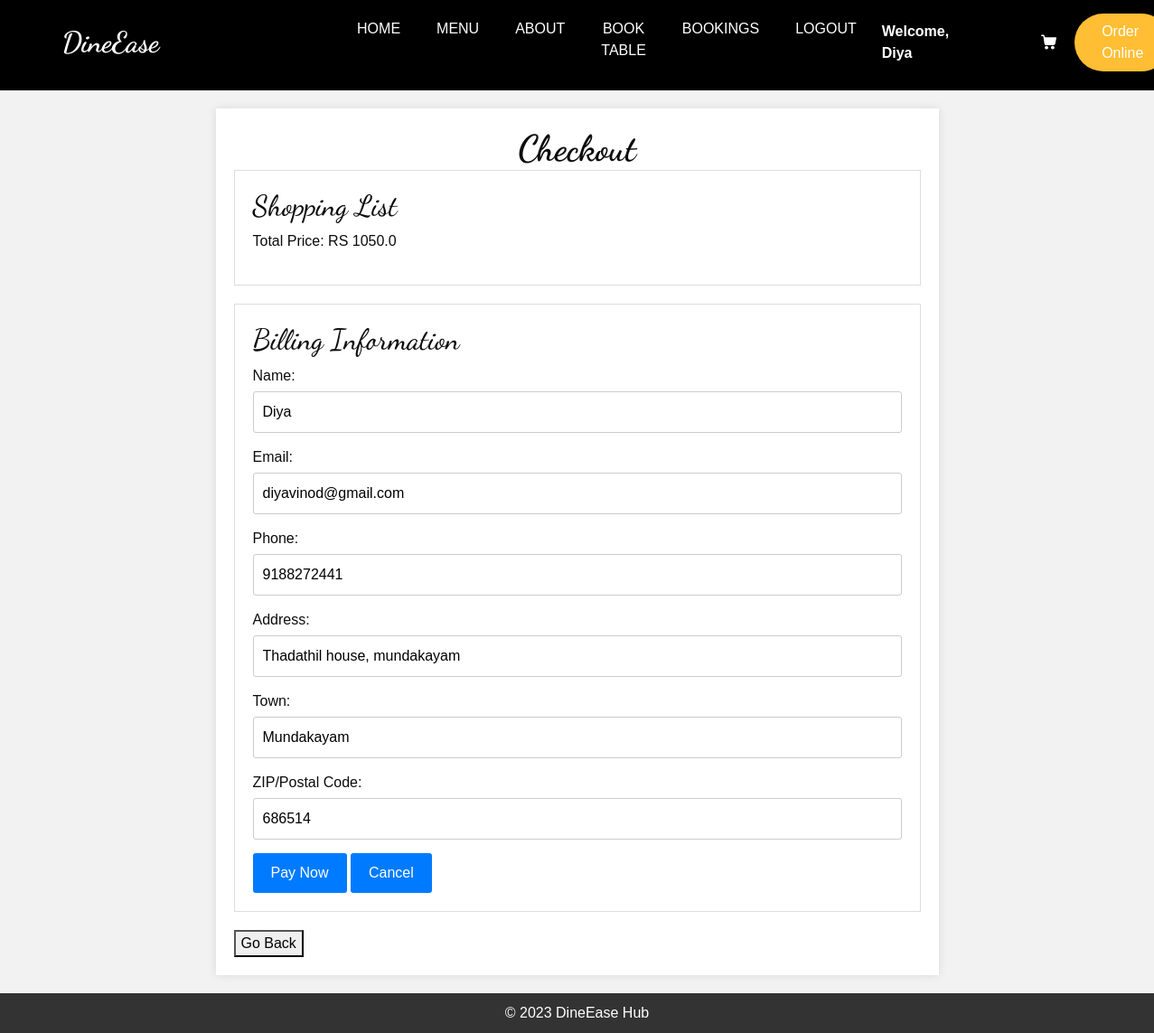
Screenshot of /checkout/ (signed in) with the database file from the repository.
### home/models.py (models this page shows, shortened)
class CustomUser(AbstractUser):
    CUSTOMER = 1
    EMPLOYEE = 2
    ROLE_CHOICE = (
        (CUSTOMER, 'CUSTOMER'),
        (EMPLOYEE, 'EMPLOYEE'),
    )
    username=None
    first_name = None
    last_name = None
    USERNAME_FIELD = 'email'
    name = models.CharField(max_length=50)
    email = models.EmailField(max_length=100, unique=True)
    phone = models.CharField(max_length=12, blank=True)
    password = models.CharField(max_length=128)
    role = models.IntegerField(choices=ROLE_CHOICE, blank=True, null=True,default='1')
    is_admin = models.BooleanField(default=False)
    is_staff = models.BooleanField(default=False)
    is_active = models.BooleanField(default=True)
    is_superadmin = models.BooleanField(default=False)
    REQUIRED_FIELDS = ['name', 'phone']
    objects = UserManager()

class BillingInformation(models.Model):
    user = models.ForeignKey(CustomUser, on_delete=models.CASCADE)
    address = models.TextField()
    town = models.CharField(max_length=50)
    zip_code = models.CharField(max_length=10)
    payment_status = models.BooleanField(default=True)
    amount = models.DecimalField(max_digits=8, decimal_places=2)
    menu = models.ManyToManyField(menus, blank=True)
    status = models.IntegerField(default=1)

### home/views.py (the view, shortened to what this page needs)
# urls.py: path('checkout/',checkout,name='checkout'),
@login_required
def checkout(request):
    if not request.user.is_authenticated:
        return redirect('login')  # Redirect to the login page if the user is not authenticated
    user = request.user
    cart_items = AddToCart.objects.filter(user=user)
    total_price = sum(item.menu.price * item.quantity for item in cart_items if item.status)
    try:
        billing_info = BillingInformation.objects.filter(user=user).latest('id')
    except BillingInformation.DoesNotExist:
        billing_info = None
    context = {
        'cart_items': cart_items,
        'total_price': total_price,
        'billing_info': billing_info,
    }
    return render(request, 'delAddress.html', context)

### templates/delAddress.html (shortened to what this page needs)
{% load static %}
<!DOCTYPE html>
<html lang="en">
<head>
  <link rel="stylesheet" type="text/css" href="{% static 'css/bootstrap.css' %}" />
  <link rel="stylesheet" type="text/css" href="https://cdnjs.cloudflare.com/ajax/libs/OwlCarousel2/2.3.4/assets/owl.carousel.min.css" />
  <link rel="stylesheet" href="https://cdnjs.cloudflare.com/ajax/libs/jquery-nice-select/1.1.0/css/nice-select.min.css" />
  <link href="{% static 'css/font-awesome.min.css' %}" rel="stylesheet" />
  <link href="{% static 'css/style.css' %}" rel="stylesheet" />
  <link href="{% static 'css/responsive.css' %}" rel="stylesheet" />
  <link rel="stylesheet" href="https://cdnjs.cloudflare.com/ajax/libs/font-awesome/7.0.0/css/all.min.css">
</head>
<body>
    <div class="hero">
        <header class="header_section">
          <div class="container">
            <nav class="navbar navbar-expand-lg custom_nav-container ">
              <a class="navbar-brand" href="{% url '' %}">
                <span>
                  DineEase
                </span>
              </a>
              <div class="collapse navbar-collapse" id="navbarSupportedContent">
                <ul class="navbar-nav  mx-auto ">
                  <li class="nav-item">
                    <a class="nav-link" href="{% url '' %}">Home </a>
                  </li>
                  <li class="nav-item">
                    <a class="nav-link" href="{% url 'menu' %}">Menu </a>
                  </li>
                  <li class="nav-item">
                    <a class="nav-link" href="{% url 'about' %}">About</a>
                  </li>
                  <li class="nav-item">
                    {% if user.is_authenticated %}
                    <li class="nav-item">
                      <a class="nav-link" href="{% url 'add_reservation' %}">Book Table</a>
                    </li>
                    <li class="nav-item">
                      <a class="nav-link" href="{% url 'booking_list'  %}">Bookings </a>
                    </li>
                    <li class="nav-item">
                      <a class="nav-link" href="{% url 'loggout' %}">Logout</a>
                       </li>
                       <a href="#" class="nav-item nav-link" style="color: white; font-weight: bold;">Welcome, {{user.name}}
                    {% else %}
                      <a class="nav-link" href="{% url 'login' %}">Login</a>
                    {% endif %}
                  </li>
                  </ul>
                <div class="user_option">
                  <a class="cart_link" href="{% url 'cart' %}">
                  </a>
                  <a href="" class="order_online">
                    Order Online
                  </a>
                </div>
              </div>
            </nav>
          </div>
        </header>
      </div>
    <main>
        <h1 style="font-weight:1000; text-align:center;">Checkout</h1>
        <section id="cart">
            <h2>Shopping List</h2>
            <p>Total Price: RS {{ total_price }}</p>
        </section>
        <section id="billing">
            <h2>Billing Information</h2>
            <form action="{% url 'checkout' %}" method="post">
                <label for="name">Name:</label>
                <input type="text" id="name" name="name" value="{{ user.name }}" readonly>
                <label for="email">Email:</label>
                <input type="email" id="email" name="email" value="{{ user.email }}" readonly>
		            <label for="phone">Phone:</label>
                <input type="text" id="text" name="text" value="{{ user.phone }}" readonly>
                <label for="address">Address:</label>
                <input type="text" id="address" name="address" required value="{{ billing_info.address|default:'' }}">
                <label for="town">Town:</label>
                <input type="text" id="town" name="town" required value="{{ billing_info.town|default:'' }}">
                <label for="zip">ZIP/Postal Code:</label>
                <input type="text" id="zip" name="zip" required value="{{ billing_info.zip_code|default:'' }}">
                <button type="submit">Pay Now</button>
                <button type="button" id="cancel-button">Cancel</button>
            </form>
        </section>
        <a href="{% url 'cart' %}">
            <button>Go Back</button>
        </a>
    </main>
    <footer>
        &copy; 2023 DineEase Hub
    </footer>
</body>
</html>

### static/css/style.css (style rules this page uses)
body { font-family: "Open Sans", sans-serif; color: #0c0c0c; background-color: #ffffff; overflow-x: hidden; }
h1, h2 { font-family: 'Dancing Script', cursive; }
a, a:hover, a:focus { text-decoration: none; }
.header_section { padding: 15px 0; }
.navbar-brand { font-family: 'Dancing Script', cursive; }
.navbar-brand span { font-weight: bold; font-size: 32px; color: #ffffff; }
.custom_nav-container { padding: 0; }
.custom_nav-container .navbar-nav { padding-left: 18%; }
.custom_nav-container .navbar-nav .nav-item .nav-link { padding: 5px 20px; color: #ffffff; text-align: center; text-transform: uppercase; border-radius: 5px; -webkit-transition: all 0.3s; transition: all 0.3s; }
.user_option { display: -webkit-box; display: -ms-flexbox; display: flex; -webkit-box-align: center; -ms-flex-align: center; align-items: center; }
.user_option a { margin: 0 10px; }
.user_option .cart_link { display: -webkit-box; display: -ms-flexbox; display: flex; -webkit-box-pack: center; -ms-flex-pack: center; justify-content: center; -webkit-box-align: center; -ms-flex-align: center; align-items: center; }
.user_option .cart_link svg { width: 17px; height: auto; fill: #ffffff; margin-bottom: 2px; }
.user_option .order_online { display: inline-block; padding: 8px 30px; background-color: #ffbe33; color: #ffffff; border-radius: 45px; -webkit-transition: all 0.3s; transition: all 0.3s; border: none; }

### static/css/responsive.css (style rules this page uses)
@media (min-width: 1200px) { .container { max-width: 1170px; } }

### rows the page displays
CustomUser: name "Diya", email "diyavinod@gmail.com", text "9188272441"
BillingInformation: address "Thadathil house, mundakayam", town "Mundakayam", zip "686514"

### other values shown
{{ total_price }} "1050.0"
